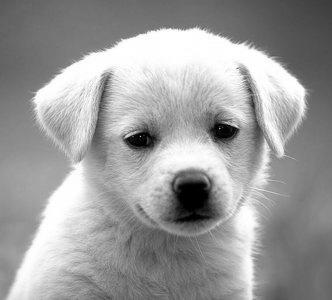
#> input picture HW_2/img/dog.jpg, 332 x 300 px, found by its file name; the run also reads 2 pictures not shown here
$ python convolutions.py
#> lines starting #> are read from the running program, lines starting #| are printed output that depends on the picture
import numpy as np
import matplotlib.pyplot as plt
from time import time
import cv2

# Настройки matplotlib
plt.rcParams['figure.figsize'] = (10.0, 8.0)  # Установить размер изображений по умолчанию
plt.rcParams['image.interpolation'] = 'nearest'
plt.rcParams['image.cmap'] = 'gray'

def load_and_show_image(image_path: str):
#> called with image_path = 'HW_2/img/dog.jpg'
    img = cv2.imread(image_path, 0)
#> img is the input picture: shape (300, 332); min 0, max 255, mean 155.7
    plt.imshow(img)
    plt.axis('off')
    plt.show()
    return img

def conv_nested(image: np.ndarray, kernel: np.ndarray) -> np.ndarray:
    Hi, Wi = image.shape
    Hk, Wk = kernel.shape
    out = np.zeros((Hi, Wi))

    image = np.pad(image, Hk // 2)

    for i in range(Hi):
        for j in range(Wi):
            for k in range(Hk):
                for l in range(Wk):
                    out[i, j] += image[i + k, j + l] * kernel[Hk - 1 - k, Wk - 1 - l]

    return out

def zero_pad(image: np.ndarray, pad_height: int, pad_width: int) -> np.ndarray:
    H, W = image.shape
    out = np.zeros_like(image)

    if pad_width > pad_height:
        out = np.pad(image, pad_height)
        h, w = out.shape
        sup = pad_width - pad_height
        out = np.insert(out, [0] * sup, np.zeros(h), axis=1)
        out = np.insert(out, [-1] * sup, np.zeros(h), axis=1)
    else:
        out = np.pad(image, pad_width)
        h, w = out.shape
        sup = pad_height - pad_width
        out = np.insert(out, [0] * sup, np.zeros(w), axis=0)
        out = np.insert(out, [-1] * sup, np.zeros(w), axis=0)

    return out

def conv_fast(image, kernel):
    Hi, Wi = image.shape
    Hk, Wk = kernel.shape
    out = np.zeros((Hi, Wi))

    img_pad = zero_pad(image, Hk // 2, Wk // 2)
    kernel = np.flip(kernel)

    for i in range(Hi):
        for j in range(Wi):
            out[i, j] = np.sum(img_pad[i:i + Hk, j:j + Wk] * kernel)

    return out

def save_image(image: np.ndarray, file_path: str):
    cv2.imwrite(file_path, image)

# Загрузка и отображение исходного изображения
image_path = 'HW_2/img/dog.jpg'
img = load_and_show_image(image_path)

# Простое ядро свертки
kernel = np.array([
    [1, 0, 1],
    [0, 0, 0],
    [1, 0, 0]
])

# Создание тестового изображения: белый квадрат в центре
test_img = np.zeros((9, 9))
test_img[3:6, 3:6] = 1

# Применение свертки к тестовому изображению
test_output = conv_nested(test_img, kernel)

# Построение ожидаемого выхода
expected_output = np.zeros((9, 9))
expected_output[2:7, 2:7] = 1
expected_output[5:, 5:] = 0
expected_output[4, 2:5] = 2
expected_output[2:5, 4] = 2
expected_output[4, 4] = 3

# Отображение тестового изображения, результата свертки и ожидаемого выхода
plt.subplot(1, 3, 1)
plt.imshow(test_img)
plt.title('Test image')
plt.axis('off')

plt.subplot(1, 3, 2)
plt.imshow(test_output)
plt.title('Convolution')
plt.axis('off')

plt.subplot(1, 3, 3)
plt.imshow(expected_output)
plt.title('Expected output')
plt.axis('off')
plt.show()
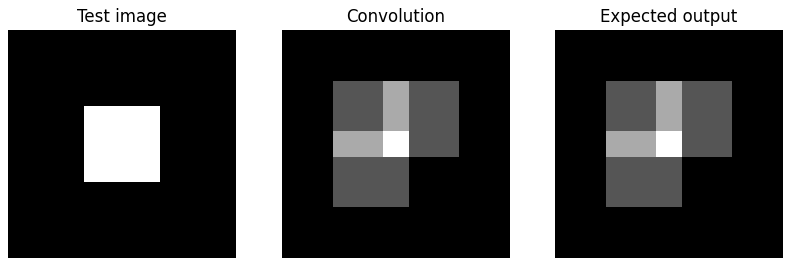
#> figure drawn by matplotlib, 3 panels

# Применение свертки к исходному изображению
kernel = np.array([
    [1, 0, -1],
    [2, 0, -2],
    [1, 0, -1]
])

out = conv_nested(img, kernel)
#> after the loop in conv_nested (call 2), `for i in range(Hi):`:
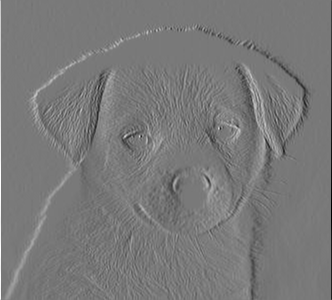
#> out: shape (300, 332) float64; min -556, max 612, mean -0.3; drawn with min black and max white

# Отображение исходного изображения, результата свертки и ожидаемого выхода
plt.subplot(2, 2, 1)
plt.imshow(img)
plt.title('Original')
plt.axis('off')

plt.subplot(2, 2, 3)
plt.imshow(out)
plt.title('Convolution')
plt.axis('off')

solution_img = cv2.imread('HW_2/img/convoluted_dog.jpg', 0)
plt.subplot(2, 2, 4)
plt.imshow(solution_img)
plt.title('What you should get')
plt.axis('off')
plt.show()
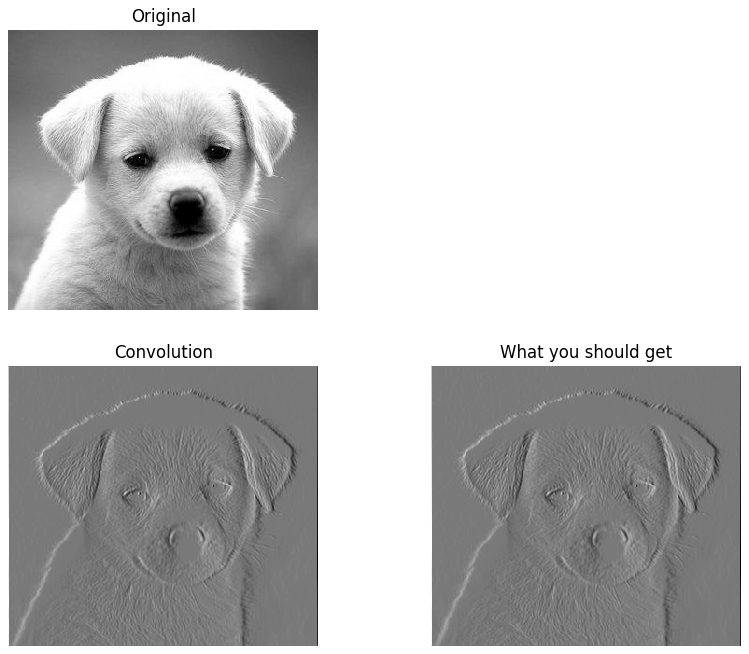
#> figure drawn by matplotlib, 3 panels

# Сохранение результата свертки
save_image(out, 'HW_2/img/convoluted_dog_output.jpg')
#> in save_image, `cv2.imwrite(file_path, image)`:
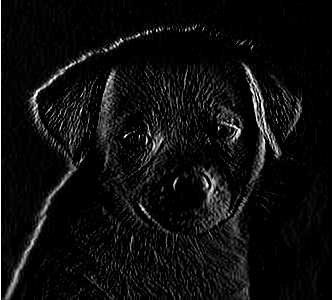
#> saved as convoluted_dog_output.jpg: shape (300, 332); min 0, max 255, mean 13.9

# Добавление нулевой обводки к изображению
pad_width = 20
pad_height = 40
padded_img = zero_pad(img, pad_height, pad_width)
#> in zero_pad, `out = np.pad(image, pad_width)`:
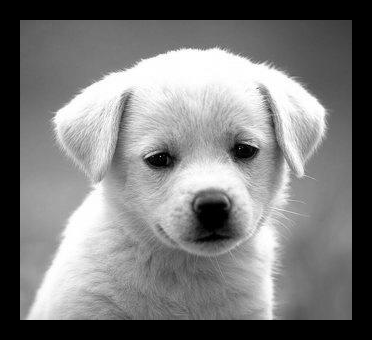
#> out: shape (340, 372); min 0, max 255, mean 122.6
#> in zero_pad, `out = np.insert(out, [0] * sup, np.zeros(w), axis=0)`:
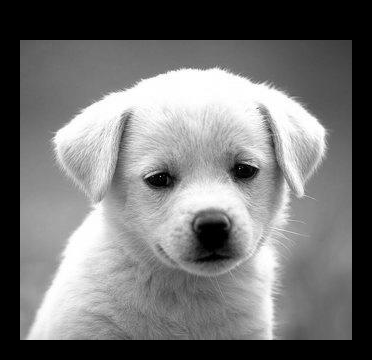
#> out: shape (360, 372); min 0, max 255, mean 115.8
#> in zero_pad, `out = np.insert(out, [-1] * sup, np.zeros(w), axis=0)`:
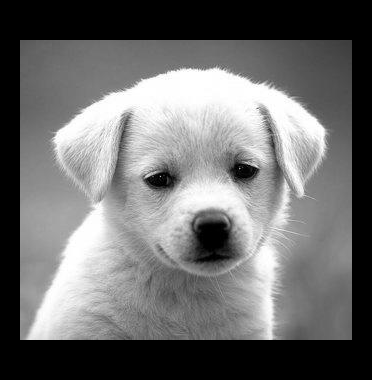
#> out: shape (380, 372); min 0, max 255, mean 109.7
print(padded_img.shape)
#| (380, 372)

# Отображение изображения с обводкой и ожидаемого выхода
plt.subplot(1, 2, 1)
plt.imshow(padded_img)
plt.title('Padded dog')
plt.axis('off')

solution_img = cv2.imread('HW_2/img/padded_dog.jpg', 0)
plt.subplot(1, 2, 2)
plt.imshow(solution_img)
plt.title('What you should get')
plt.axis('off')
plt.show()

# Сохранение изображения с обводкой
save_image(padded_img, 'HW_2/img/padded_dog_output.jpg')

# Сравнение времени выполнения двух реализаций свертки

t0 = time()
out_fast = conv_fast(img, kernel)
t1 = time()
out_nested = conv_nested(img, kernel)
t2 = time()

print("conv_nested: took %f seconds." % (t2 - t1))
print("conv_fast: took %f seconds." % (t1 - t0))

# Отображение результатов свертки
plt.subplot(1, 2, 1)
plt.imshow(out_nested)
plt.title('conv_nested')
plt.axis('off')

plt.subplot(1, 2, 2)
plt.imshow(out_fast)
plt.title('conv_fast')
plt.axis('off')
plt.show()

# Сохранение результатов свертки
save_image(out_nested, 'HW_2/img/conv_nested_output.jpg')
save_image(out_fast, 'HW_2/img/conv_fast_output.jpg')
